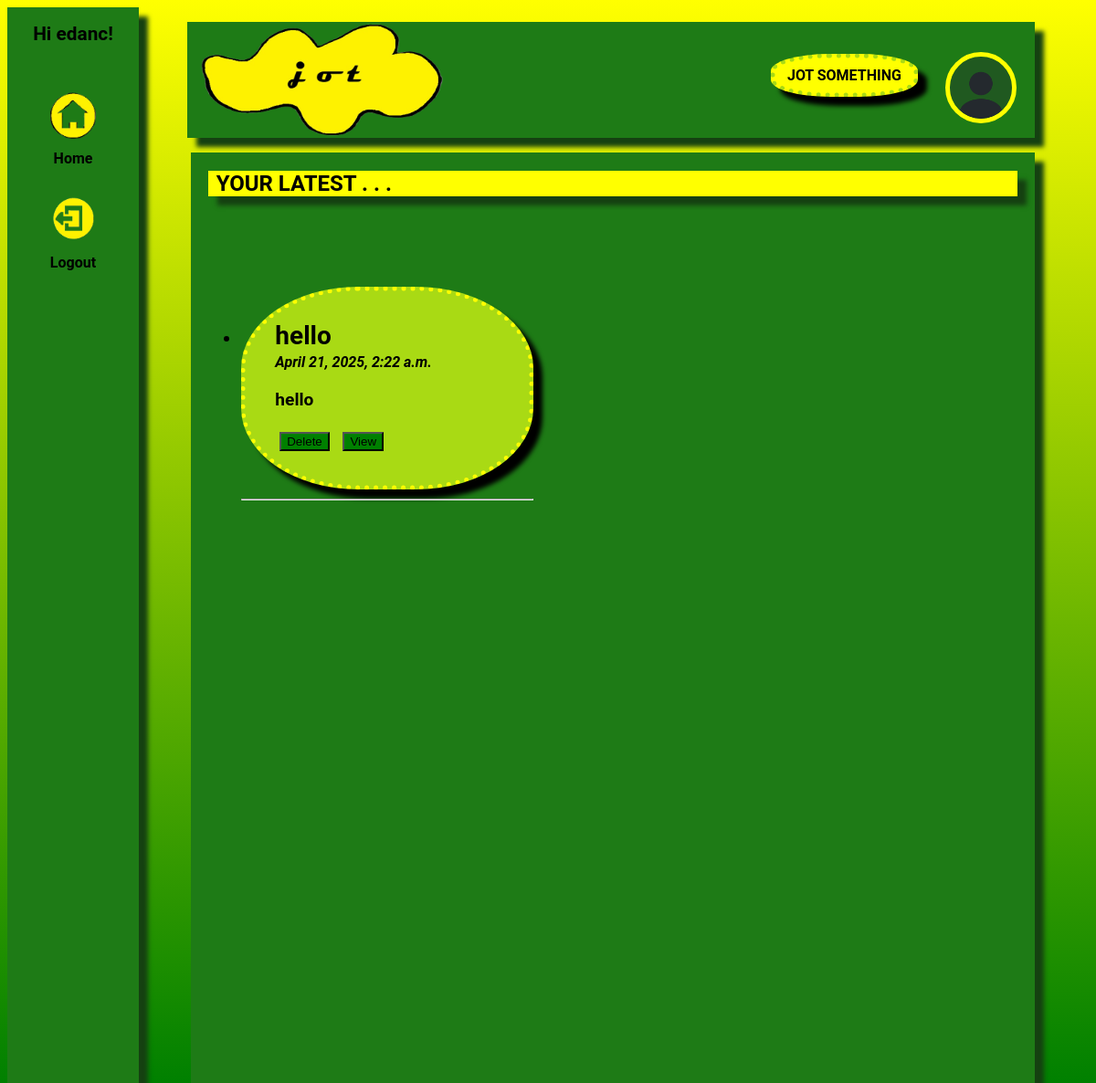
The app's page / (signed in) with its own data.
### main/models.py (models this page shows, shortened)
class JournalEntry(models.Model):
    user = models.ForeignKey(User, on_delete=models.CASCADE)
    title = models.CharField(max_length =200)
    content = models.TextField()
    created_at = models.DateTimeField(auto_now_add=True)

### main/views.py (the view)
# urls.py: path('', include('main.urls')),
@login_required
def main(request):
    entries = JournalEntry.objects.filter(user=request.user).order_by('-created_at')
    return render(request, 'home.html', {'entries': entries})

### main/templates/home.html (shortened to what this page needs)
{% load static %}
<!doctype html>
<html lang="en">
  <head>
    <link rel="stylesheet" href="{% static 'style.css' %}?{% now 'U' %}"/>
  </head>
  <body>
    <ul class = "top">
        <li><img src ="{% static 'jot-logo.png' %}" class = "logo"> </li>
        <li style = "padding-left:15%"><a href ="{% url 'settings' %}">{% if user.profile.profile_pic %}
          <img src="{{ user.profile.profile_pic.url }}" class = "profile" alt="Profile Picture">
        {% else %}
          <img src="/media/profile_pics/profile.png" class = "profile" alt="Default Profile Picture">
        {% endif %}</li>
        <li class = "jot-button"><a href="{% url 'creation_space' %}">JOT SOMETHING</a></li>
    </ul>
    <ul class = "side">
        <li>
          {% if user.is_authenticated %}
          <h2 class="user">Hi {{ user.username }}!</h2>
        <li><a href="{% url 'main' %}"><img src ="{% static 'home-button.png' %}" class = "side-bar-images"></a></li>
        <li class="side-bar-text">Home</li>
        <form action="{% url 'logout' %}" method="post">
          <button class ="button" type="submit"><img src ="{% static 'logout.png' %}" class = "side-bar-images"></button>
        </form>
        <li class="side-bar-text">Logout</li>
          {% endif %}</li>
    </ul>
    <div class = "container">
        <div class ="header">
        <h2 class="head-title">YOUR LATEST . . .</h2>
        </div>
        <div class ="welcome">
        {% if entries %}
          <ul>
            {% for entry in entries %}
            <li>
              <div class = "entries">
              <strong class ="entry-title">{{ entry.title }}</strong><br>
                    <em class ="date">{{ entry.created_at|date:"F j, Y, g:i a" }}</em><br>
                    <p>{{ entry.content|truncatechars:25 }}</p>
                    <form method="post" action="{% url 'delete_journal' entry.id %}" style="display:inline;" onsubmit="return confirm('Are you sure you want to delete this entry?');">
                      <button class ="buttons-2" type="submit">Delete</button>
                  </form>
                  <a href="{% url 'edit_journal_page' entry.id %}">
                    <button class ="buttons-2">View</button>
                </a>
              </div>
            </li>
            <hr>
            {% endfor %}
          </ul>
        {% else %}
        <p>You haven't written anything yet.</p>
        {% endif %}
       </div>
    </div>
  </body>
</html>

### main/static/style.css (style rules this page uses)
body { background-image: linear-gradient(yellow, green); font-family: Roboto; }
.side { list-style-type: none; margin: 0; padding: 0; width: 12%; background-color: #1E7B16; height: 100%; position: fixed; overflow: auto; box-shadow: 10px 10px 5px #154111; font-weight: bolder; }
.top { position:sticky; top: 0; width: 75%; height:20%; background-color: #1E7B16; float:right; list-style-type: none; margin-right:5%; box-shadow: 10px 10px 5px #154111; }
.container { margin: 20; padding-bottom: 51%; width: 78%; float: right; background-color: #1E7B16; height:100%; clear: both; margin-right:5%; box-shadow: 10px 10px 5px #154111; }
.welcome { height:100%; clear: both; width: 39%; padding:15px; margin:auto; float:left; font-size:larger; font-weight: bolder; }
.entries { margin-top:20%; padding:10%; background-color:#a9da14; border-radius:40%; border-style:dotted; border-color:yellow; border-width:thick; box-shadow:10px 10px 5px black; }
.logo { height:30%; width:30%; transform:translate(-25px,0); float:left; list-style-type: none; }
.profile { height:9%; width:9%; float:right; list-style-type: none; transform:translate(-20px,33px); border-radius: 50%; border:5px solid yellow }
.jot-button { transform:translate(-50px,35px); text-align: center; padding:1%; float:right; list-style-type: none; height:15%; width:15%; background-color:yellow; border-radius:40%; border-style:dotted; border-color:#a9da14; border-width:thick; box-shadow:10px 10px 5px black; font-weight:bolder; }
.side-bar-images { height:100%; width:100%; float:left; margin-top:20%; background-size: cover; }
.side-bar-text { text-align:center; }
.user { text-align:center; font-size:130%; }
.button { background-color:transparent; box-shadow: none; border-radius: 0px; outline: none; border:none; }
a, a:visited, a:hover, a:active { color: inherit; text-decoration: none; }
.date { font-size: smaller; }
.entry-title { font-size:28px; }
.head-title { margin-left:1%; }
.header { background-color: yellow; margin:2%; box-shadow:10px 10px 5px #154111; }
.buttons-2 { margin:2%; background-color: green; }

### records on screen
JournalEntry: title "hello", created_at "April 21, 2025, 2:22 a.m.", content "hello"

### other values on screen
{{ user.username }} "edanc"
